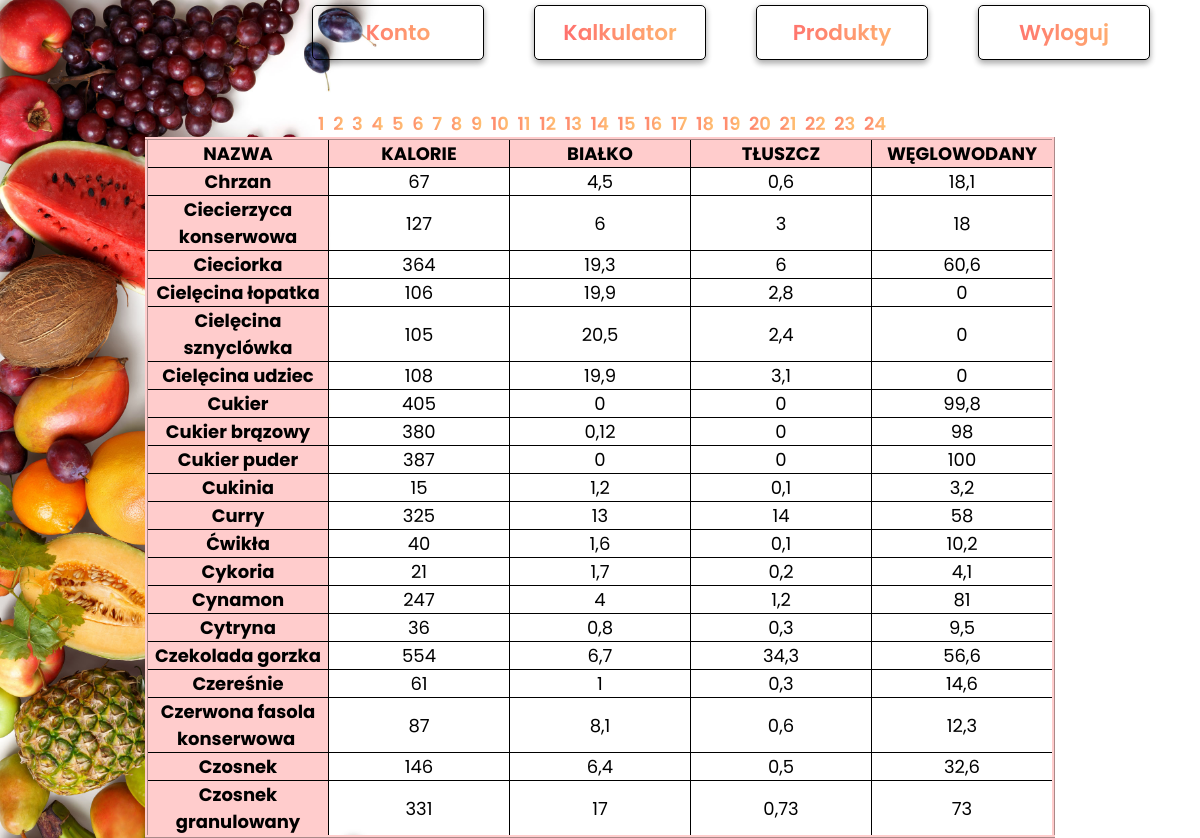
/produkty.php?page=3 (signed in), run on the app's committed database.
### tables this page shows
CREATE TABLE `data` (
  `Nazwa` varchar(69) DEFAULT NULL,
  `kalorie` int(7) DEFAULT NULL,
  `bialko` varchar(6) DEFAULT NULL,
  `tluszcz` varchar(7) DEFAULT NULL,
  `weglowodany` varchar(11) DEFAULT NULL
);

### produkty.php (the view, shortened to what this page needs)
<!doctype html>
<html>
<head>
	<link rel="stylesheet" href="style.css">
</head>
<body>
	<div id="top">
		<header class="NAGLOWEK">
			<nav id="MENU">
				<ul>
        <li><a href="logout.php">Wyloguj</a></li>
				<li><a href="wysz_uzyt.php">Produkty</a></li>
					<li><a href="kalkulator.php">Kalkulator</a></li>
					<li><a href="paneluzytkownika.php">Konto</a></li>
				</ul>
			</nav>
		</header>
		<article>
    <table class="table">
        <tr>
          <td class="kolumna">NAZWA</td>
          <td  class="kolumna">KALORIE</td>
          <td  class="kolumna">BIAŁKO</td>
          <td class="kolumna">TŁUSZCZ</td>
          <td  class="kolumna">WĘGLOWODANY</td>
         </tr>
    <?php
		if($_SESSION["login"]) {
            $connect = mysqli_connect('localhost','root','');
            mysqli_select_db($connect, 'produkty');
            $results_per_page = 20;
            $sql="SELECT * FROM `data`";
            $result = mysqli_query($connect, $sql);
            $number_of_results = mysqli_num_rows($result);
            $number_of_pages = ceil($number_of_results/$results_per_page);
            if (!isset($_GET['page'])) {
                $page = 1;
              } else {
                $page = $_GET['page'];
              }
            $this_page_first_result = ($page-1)*$results_per_page;
            $sql='SELECT * FROM data LIMIT ' . $this_page_first_result . ',' .  $results_per_page;
            $result = mysqli_query($connect, $sql);
            while($row = mysqli_fetch_array($result)) {?>
              <tr>
              <td class="kolumna"><?php echo $row['Nazwa'];?></td>
              <td><?php echo $row['kalorie'];?></td>
                  <td><?php echo $row['bialko'];?></td>
                  <td><?php echo $row['tluszcz'];?></td>
                  <td><?php echo $row['weglowodany'];?></td>
              </tr>
              <?php
              }
              for ($page=1;$page<=$number_of_pages;$page++) {
                echo '<a href="produkty.php?page=' . $page . '"> &nbsp' . $page . '</a> ';
              }
            ?>
              </table>
		</article>
    <?php
		}else
		{
			header('Location: logowanie.php');
		};
?>
	</div>
</body>
</html>

### style.css (style rules this page uses)
* { font-family: 'Poppins', sans-serif; padding: 0; margin: 0; }
body { font-size:18px; background: url("healt.jpg"); background-size: cover; }
ul { padding-top: 5px; float: right; width: 100%; list-style: none; }
li a { display: block; float: right; text-align: center; font-size: 1.2em; width: 140px; text-decoration: none; color: black; background-color: white; padding: 10px 15px; margin: 0px 50px 50px 0px; border: 1.4px solid black; border-radius: 3px; -moz-border-radius: 5px; -webkit-border-radius: 5px; box-shadow: 0 3px 6px rgba(0, 0, 0, 0.16), 0 3px 6px rgba(0, 0, 0, 0.23); }
article { height: 80vh; text-align: center; }
header { background-color: #eee; }
a { text-decoration: none; font-weight: 600; background: linear-gradient(to right, #FF5F6D 0%, #FFC371 99%, #FFC371 100%); -webkit-text-fill-color: transparent; -webkit-background-clip: text; }
.table { border: 1px solid black; border-collapse: collapse; text-align: center; margin: auto; border: 1mm ridge #FFCCCC; }
.table td { border: 1px solid black; width: 10em; }
.kolumna { background-color:#FFCCCC; font-weight: bold; }

### data on the page
data: Nazwa "Chrzan", kalorie "67", bialko "4,5", tluszcz "0,6", weglowodany "18,1"
data: Nazwa "Ciecierzyca konserwowa", kalorie "127", bialko "6", tluszcz "3", weglowodany "18"
data: Nazwa "Cieciorka", kalorie "364", bialko "19,3", tluszcz "6", weglowodany "60,6"
data: Nazwa "Cielęcina łopatka", kalorie "106", bialko "19,9", tluszcz "2,8", weglowodany "0"
data: Nazwa "Cielęcina sznyclówka", kalorie "105", bialko "20,5", tluszcz "2,4", weglowodany "0"
data: Nazwa "Cielęcina udziec", kalorie "108", bialko "19,9", tluszcz "3,1", weglowodany "0"
data: Nazwa "Cukier", kalorie "405", bialko "0", tluszcz "0", weglowodany "99,8"
data: Nazwa "Cukier brązowy", kalorie "380", bialko "0,12", tluszcz "0", weglowodany "98"
data: Nazwa "Cukier puder", kalorie "387", bialko "0", tluszcz "0", weglowodany "100"
data: Nazwa "Cukinia", kalorie "15", bialko "1,2", tluszcz "0,1", weglowodany "3,2"
data: Nazwa "Curry", kalorie "325", bialko "13", tluszcz "14", weglowodany "58"
data: Nazwa "Ćwikła", kalorie "40", bialko "1,6", tluszcz "0,1", weglowodany "10,2"
data: Nazwa "Cykoria", kalorie "21", bialko "1,7", tluszcz "0,2", weglowodany "4,1"
data: Nazwa "Cynamon", kalorie "247", bialko "4", tluszcz "1,2", weglowodany "81"
data: Nazwa "Cytryna", kalorie "36", bialko "0,8", tluszcz "0,3", weglowodany "9,5"
data: Nazwa "Czekolada gorzka", kalorie "554", bialko "6,7", tluszcz "34,3", weglowodany "56,6"
data: Nazwa "Czereśnie", kalorie "61", bialko "1", tluszcz "0,3", weglowodany "14,6"
data: Nazwa "Czerwona fasola konserwowa", kalorie "87", bialko "8,1", tluszcz "0,6", weglowodany "12,3"
data: Nazwa "Czosnek", kalorie "146", bialko "6,4", tluszcz "0,5", weglowodany "32,6"
data: Nazwa "Czosnek granulowany", kalorie "331", bialko "17", tluszcz "0,73", weglowodany "73"
